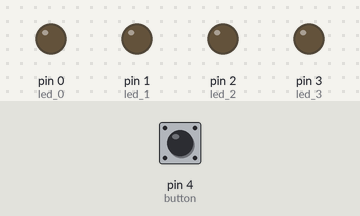
Bench run of a sketch on a simulated Arduino Uno, built with avr-gcc and run on an emulated ATmega328P. On the bench: output pins drawn as LEDs (lit = HIGH). The inputs (shaded band) are chosen by the test bench; at power-on: pin 4 (button) HIGH.

Above: at 11.2 s.
11.3 s: pin 4 (button) pulled LOW for 3.2 s
At 17.2 s:
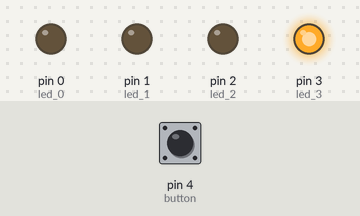
17.5 s: pin 4 (button) pulled LOW for 0.15 s
At 19.9 s:
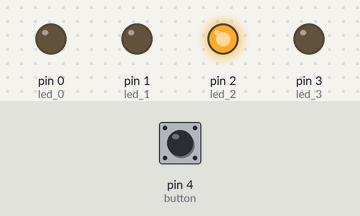
20.6 s: pin 4 (button) pulled LOW for 1 s
At 23.4 s:
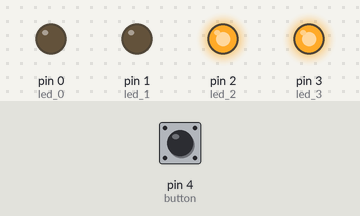
24.1 s: pin 4 (button) pulled LOW for 0.15 s
At 26.9 s:
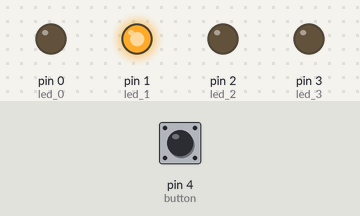
27.2 s: pin 4 (button) pulled LOW for 0.15 s
At 29.6 s:
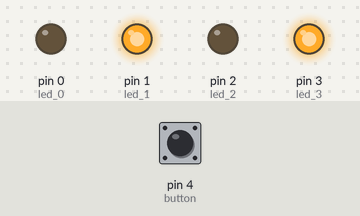
30.3 s: pin 4 (button) pulled LOW for 1 s
At 33.2 s:
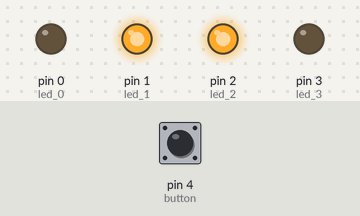
Timing chart, 0 to 34.7 s (numbered marks = the images above; inputs shaded):
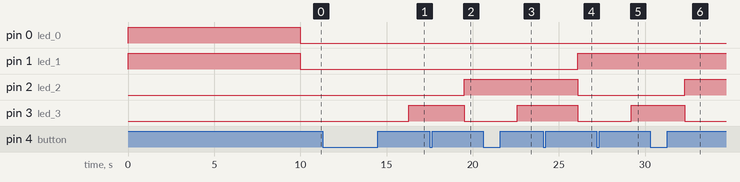

Measured:
- after the input at 11.3 s, pin 3 (led_3): LOW → HIGH after 5.0 s
- after the input at 17.5 s, pin 2 (led_2): LOW → HIGH after 2.0 s; pin 3 (led_3): HIGH → LOW after 2.0 s
- after the input at 20.6 s, pin 3 (led_3): LOW → HIGH after 2.0 s
- after the input at 24.1 s, pin 1 (led_1): LOW → HIGH after 2.0 s; pin 2 (led_2), pin 3 (led_3): HIGH → LOW after 2.0 s
- after the input at 27.2 s, pin 3 (led_3): LOW → HIGH after 2.0 s
- after the input at 30.3 s, pin 2 (led_2): LOW → HIGH after 2.0 s; pin 3 (led_3): HIGH → LOW after 2.0 s

The sketch:

hexadecimal_counter.ino
```cpp
#define led_0 0
#define led_1 1
#define led_2 2
#define led_3 3
#define button 4

int current_num[]  = {0, 0, 0, 0};

void setup() {
  // put your setup code here, to run once:
  pinMode(led_0, OUTPUT);
  pinMode(led_1, OUTPUT);
  pinMode(led_2, OUTPUT);
  pinMode(led_3, OUTPUT);
  pinMode(button, INPUT);

  //start with first two diodes on
  digitalWrite(led_0, HIGH);
  digitalWrite(led_1, HIGH);
  delay(10*1000);
  digitalWrite(led_0, LOW);
  digitalWrite(led_1, LOW);

}
void light_diodes()
{
  for(int i=0;i<=3;i++)
  {
    digitalWrite(i, HIGH);
  }
}
void blinking_diodes()
{
  for(int i=0;i<3;i++)
  {
    light_diodes();
    delay(1000);
    off_diodes();
    delay(1000);
  }
}
void off_diodes()
{
  for(int i=0;i<=3;i++)
  {
       digitalWrite(i, LOW);
  }
}

void hexadecimal_decoder(int num)
{
  for(int i=3;i>=0;i--)
  {
    //digitalWrite(1, HIGH);
    if(num >= 0 && num < 16)
    {
      int remainder = num % 2;
      num/=2;
      current_num[i] = remainder;
    }
  }
}

int current_count = 0;
void loop() {
  // put your main code here, to run repeatedly:
  if (digitalRead(4) == LOW)
  {
    delay(2000);
    hexadecimal_decoder(current_count);
    for(int i=0;i<4;i++)
    {
      //digitalWrite(2, HIGH);
      digitalWrite(i, current_num[i]);
    }
    current_count++;
    delay(1000);
  }
  if(current_count == 16) {
    delay(2000);
    off_diodes();
    current_count = 0;
    for(int i=0;i<4;i++)
    {
      current_num[i] = 0;
    }
    delay(1000);
    blinking_diodes();
  }
}
```
